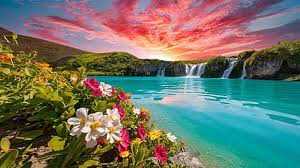
#> input picture day4/beauty.jpg, 300 x 168 px
$ python filter.py
#> lines starting #> are read from the running program, lines starting #| are printed output that depends on the picture
import cv2
import numpy as np
import matplotlib.pyplot as plt
img = cv2.imread("beauty.jpg")
#> img is the input picture: shape (168, 300, 3); mean B, G, R 101.4, 115.1, 110.9
blur = cv2.blur(img, (5,5))
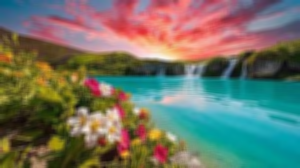
#> blur: shape (168, 300, 3); mean B, G, R 101.4, 115.1, 110.9
gaussian = cv2.GaussianBlur(img, (5,5), 0)
median = cv2.medianBlur(img, 5)
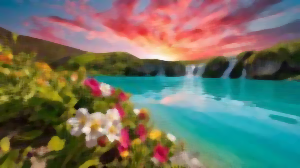
#> median: shape (168, 300, 3); mean B, G, R 100, 114.5, 110.2
titles = ["Original", "Blur", "Gaussian", "Median"]
images = [img, blur, gaussian, median]
for i in range(4):
    plt.subplot(2,2,i+1), plt.imshow(images[i]), plt.title(titles[i])
    plt.axis("off")
plt.show()
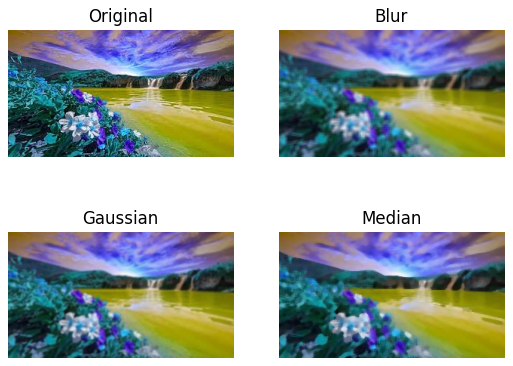
#> figure drawn by matplotlib, 4 panels; B, G, R data is drawn as R, G, B
